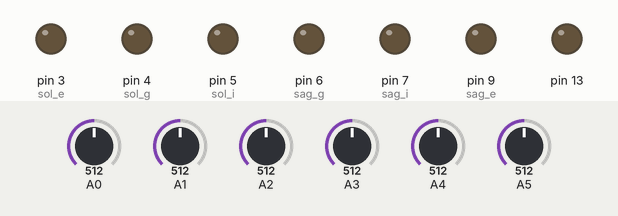
A sketch run on a simulated Arduino Uno, built with avr-gcc and run on an emulated ATmega328P. On the bench: output pins drawn as LEDs (lit = HIGH). The test bench sets the inputs (shaded band); at power-on: A0 = 512, A2 = 512, A1 = 512, A3 = 512, A4 = 512, A5 = 512. What the sketch prints to the serial monitor is not drawn.

Above: at 13.2 s.
13.3 s: A0 set to 491
At 14.1 s:
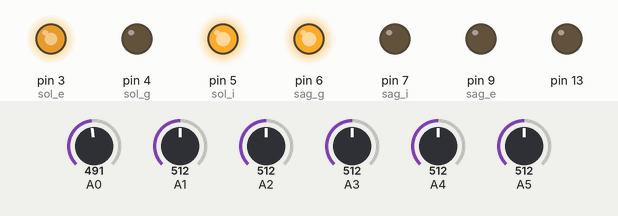
14.8 s: A2 set to 465
17.8 s: A2 set to 434
At 18.8 s:
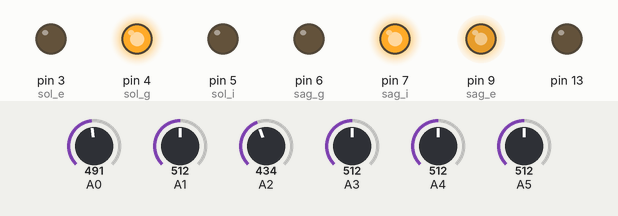
19.3 s: A1 set to 477
At 19.8 s:
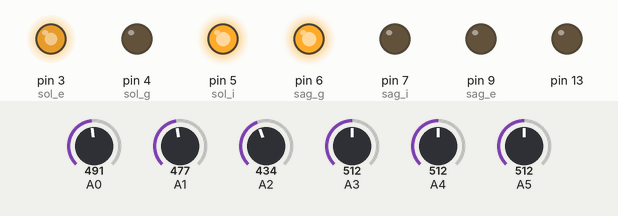
22.3 s: A1 set to 716
At 23.3 s:
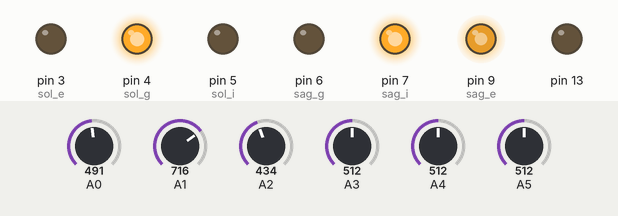
25.3 s: A1 set to 390
At 25.6 s:
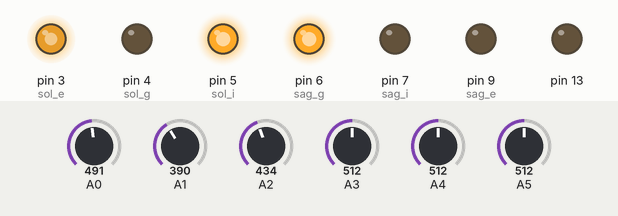
Timing chart, 0 to 28.3 s (numbered marks = the images above; inputs shaded):
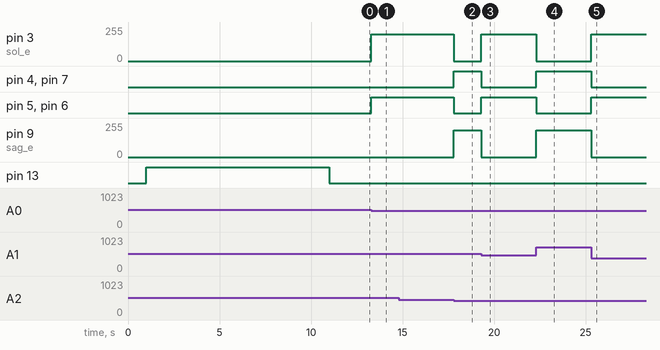

The sketch:

projectcode.ino
```cpp
#include <QTRSensors.h>

#define NUM_SENSORS 8
#define NUM_SAMPLES_PER_SENSOR 4
#define EMITTER_PIN 2
const int sag_i = 7;
const int sag_g = 6;
const int sol_i = 5;
const int sol_g = 4;
const int sag_e = 9;
const int sol_e = 3;
int maxspeed=200;
int minspeed=0;

int s_durum1, s_durum2, s_durum3, s_durum4, s_durum5, s_durum6, s_durum7, s_durum8;
QTRSensorsAnalog qtra((unsigned char[]) {12, 13, 14, 15, 16, 17,18 ,19},
NUM_SENSORS, NUM_SAMPLES_PER_SENSOR, EMITTER_PIN);
unsigned int sensorValues[NUM_SENSORS];

void setup() {

  Serial.begin(9600);
  delay(500);

  pinMode(sag_i, OUTPUT);
  pinMode(sag_g, OUTPUT);
  pinMode(sol_i, OUTPUT);
  pinMode(sol_g, OUTPUT);
  pinMode(sol_e,OUTPUT);
  pinMode(sag_e,OUTPUT);

Serial.begin(9600);
delay(500);
int i;
pinMode(13, OUTPUT);
digitalWrite(13, HIGH);
for (i = 0; i < 400; i++)
{
qtra.calibrate();
}
digitalWrite(13, LOW);
for (i = 0; i < NUM_SENSORS; i++)
{
Serial.print(qtra.calibratedMinimumOn[i]);
Serial.print(' ');
}
Serial.println();
for (i = 0; i < NUM_SENSORS; i++)
{
Serial.print(qtra.calibratedMaximumOn[i]);
Serial.print(' ');
}
Serial.println();
Serial.println();
delay(1000);
}

void loop() {
  Serial.print("gitti");

 unsigned int position = qtra.readLine(sensorValues);

 int line_position = position - 3500;

    if(line_position>0){
    analogWrite(sag_e,minspeed);
    analogWrite(sol_e,maxspeed);
    digitalWrite(sag_i, LOW);
    digitalWrite(sag_g, HIGH);
    digitalWrite(sol_i, HIGH);
    digitalWrite(sol_g, LOW);

  }
  if(line_position<0)
  {
    analogWrite(sag_e,maxspeed);
    analogWrite(sol_e,minspeed);
    digitalWrite(sag_i, HIGH);
    digitalWrite(sag_g, LOW);
    digitalWrite(sol_i, LOW);
    digitalWrite(sol_g, HIGH);
  }
}
```

Measured:
- the behaviour switches between 510 and 509 on A0 (found by bisection; images 0 and 1)
- the behaviour switches between 448 and 447 on A2 (found by bisection; images 1 and 2)
- the behaviour switches between 492 and 491 on A1 (found by bisection; images 2 and 3)
- after the input at 13.3 s, pin 3 (sol_e): 0/255 → 200/255 at once; pin 5 (sol_i), pin 6 (sag_g): LOW → HIGH at once
- after the input at 14.8 s, every drawn part: stays the same
- after the input at 17.8 s, pin 3 (sol_e): 200/255 → 0/255 at once; pin 4 (sol_g), pin 7 (sag_i): LOW → HIGH at once; pin 5 (sol_i), pin 6 (sag_g): HIGH → LOW at once; pin 9 (sag_e): 0/255 → 200/255 at once
- after the input at 19.3 s, pin 3 (sol_e): 0/255 → 200/255 at once; pin 4 (sol_g), pin 7 (sag_i): HIGH → LOW at once; pin 5 (sol_i), pin 6 (sag_g): LOW → HIGH at once; pin 9 (sag_e): 200/255 → 0/255 at once
- after the input at 22.3 s, pin 3 (sol_e): 200/255 → 0/255 at once; pin 4 (sol_g), pin 7 (sag_i): LOW → HIGH at once; pin 5 (sol_i), pin 6 (sag_g): HIGH → LOW at once; pin 9 (sag_e): 0/255 → 200/255 at once
- after the input at 25.3 s, pin 3 (sol_e): 0/255 → 200/255 at once; pin 4 (sol_g), pin 7 (sag_i): HIGH → LOW at once; pin 5 (sol_i), pin 6 (sag_g): LOW → HIGH at once; pin 9 (sag_e): 200/255 → 0/255 at once
